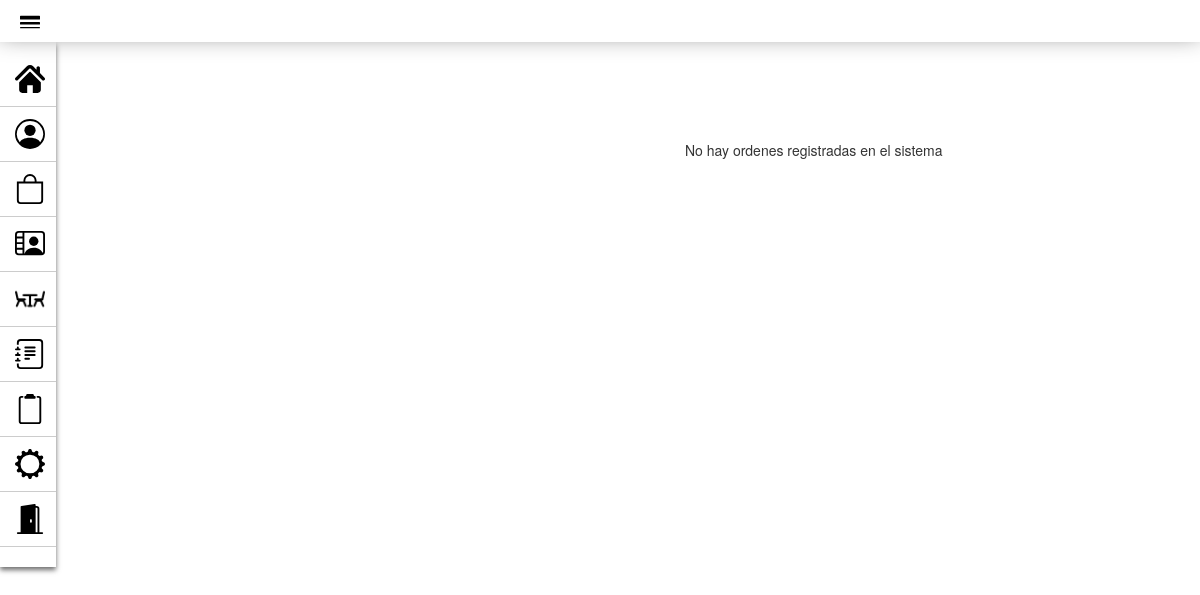
The app's page /PAGINA_GestionOrdenes.php, older data.
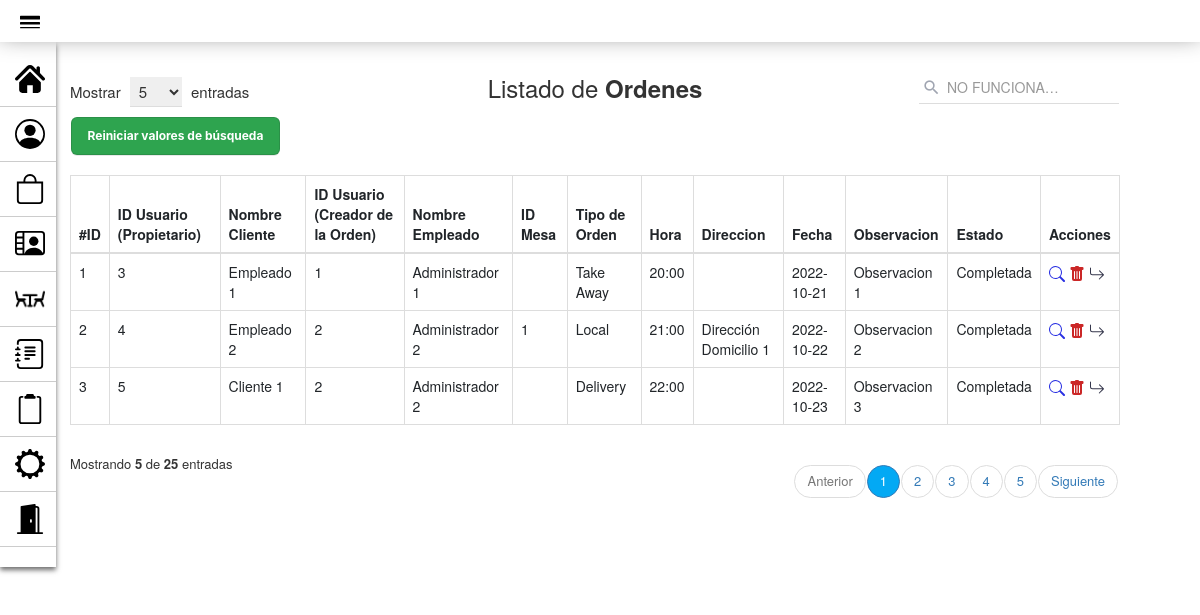
The same page, newer data.
### tables this page shows
CREATE TABLE `orden` (
  `id_orden` int(10) PRIMARY KEY NOT NULL AUTO_INCREMENT COMMENT 'ID de la orden',  
  `cliente_orden` int(10) NULL COMMENT 'Cliente al que le corresponde la orden',
  `empleado_orden` int(10) NULL COMMENT 'Empleado que realizó la orden',
  `mesa_orden` int(10) NULL COMMENT 'Mesa asignada a la orden',
  `tipo_orden` enum('Local','Take Away','Delivery') NULL COMMENT 'Tipo de orden',
  `hora` varchar(5) NOT NULL COMMENT 'Hora de la orden',
  `direccion` varchar(80) NULL COMMENT 'Dirección de la orden',
  `fecha` date NOT NULL COMMENT 'Fecha de la orden realizada',
  `observacion` varchar(90) NULL COMMENT 'Comentarios para el pedido',
  `estado_orden` enum('Generandose...','Pendiente','En Proceso','Completada') NOT NULL COMMENT 'Estado de la orden',
  CONSTRAINT cliente_orden FOREIGN KEY (cliente_orden) REFERENCES usuario(id_usuario),
  CONSTRAINT empleado_orden FOREIGN KEY (empleado_orden) REFERENCES usuario(id_usuario),
  CONSTRAINT mesa_orden FOREIGN KEY (mesa_orden) REFERENCES mesa(id_mesa)
);

### modelo/conexion.php (called while the page is built)
<?php
class Conectar{
    public static function conexion (){
        try{
            $host ="localhost";
            $user ="root";
            $pass="";
            $bd="proyecto_grupo2";
            $con = mysqli_connect($host,$user,$pass);
            mysqli_select_db($con,$bd);
            return $con;
        }catch(Exception $e){
    die('Error'.$e->getMessage());
    echo "La linea de error " . $e->getLine();
        }
    }
    }
?>

### modelo/Orden.php (called while the page is built, shortened)
<?php
class Orden
{
    private $con;
    private $orden;
    public function __construct()
    {
        require_once("conexion.php");
        $this->con = conectar::conexion();
    }
    public function listar_ordenes()
    {
        $sql = "SELECT *
        FROM orden ORDER BY id_orden";
        $query = mysqli_query($this->con, $sql);
        while ($filas = mysqli_fetch_array($query)) {
            $this->orden[] = $filas;
        }
        return $this->orden;
    }
}
?>

### vista/Orden_VISTA.php (the view, shortened to what the changed rows need)
<!DOCTYPE html>
<html lang="es">
<head>
    <link rel="stylesheet" href="assets/styles2.css">
    <link href="https://cdn.jsdelivr.net/npm/bootstrap@5.2.0/dist/css/bootstrap.min.css" rel="stylesheet">
    <link href="https://maxcdn.bootstrapcdn.com/bootstrap/3.3.7/css/bootstrap.min.css" rel="stylesheet">
</head>
<body>
    <div class="container">
        <div class="table-responsive">
            <div class="table-wrapper">
                <div class="table-title">
                    <div class="row">
                        <div class="col-xs-4">
                            <div class="show-entries">
                                <span>Mostrar</span>
                                <select>
                                    <option>5</option>
                                </select>
                                <span>entradas</span>
                            </div>
                        </div>
                        <div class="col-xs-4">
                            <h2 class="text-center">Listado de <b>Ordenes</b></h2>
                        </div>
                        <?php require_once("vista/BUSCAR_Orden_VISTA.php"); ?>
                        <table class="table table-bordered">
                            <thead>
                                <tr>
                                    <th>#ID</th>
                                    <th>ID Usuario (Propietario)</th>
                                    <th>Nombre Cliente</th>
                                    <th>ID Usuario (Creador de la Orden)</th>
                                    <th>Nombre Empleado</th>
                                    <th>ID Mesa</th>
                                    <th>Tipo de Orden</th>
                                    <th>Hora</th>
                                    <th>Direccion</th>
                                    <th>Fecha</th>
                                    <th>Observacion</th>
                                    <th>Estado</th>
                                    <th>Acciones</th>
                                </tr>
                            </thead>
                            <tbody>
                                <?php foreach ($matrizOrden as $orden) : ?>
                                    <tr>
                                        <td scope="row"><?php echo $orden['id_orden'] ?></td>
                                        <td><?php echo $orden['cliente_orden'] ?></td>
                                        <td><?php echo $_SESSION['cliente_orden'] ?></td>
                                        <td><?php echo $orden['empleado_orden'] ?></td>
                                        <td><?php echo $_SESSION['empleado_orden'] ?></td>
                                        <td><?php echo $orden['mesa_orden'] ?></td>
                                        <td><?php echo $orden['tipo_orden'] ?></td>
                                        <td><?php echo $orden['hora'] ?></td>
                                        <td><?php echo $orden['direccion'] ?></td>
                                        <td><?php echo $orden['fecha'] ?></td>
                                        <td><?php echo $orden['observacion'] ?></td>
                                        <td><?php echo $orden['estado_orden'] ?></td>
                                        <td>
                                            <a href="PAGINA_VerOrden.php?id=<?php echo $orden['id_orden'] ?>" title="Ver Orden"><img src="assets/iconos/icono-lupa.svg"></a>
                                            <a href="controlador/eliminar_Orden_controlador.php?id=<?php echo $orden['id_orden'] ?>" title="Eliminar" onclick="javascript:return asegurar();"><img src="assets/iconos/icono-papelera.svg"></a>
                                            <a href="controlador/AvanzarEstadoOrden_controlador.php?id=<?php echo $orden['id_orden'] ?>" title="Avanzar Estado"><img src="assets/iconos/icono-flecha.svg"></a>
                                        </td>
                                    </tr>
                                <?php endforeach; ?>
                            </tbody>
                        </table>
                        <div class="clearfix">
                            <div class="hint-text">Mostrando <b>5</b> de <b>25</b> entradas</div>
                            <ul class="pagination">
                                <li class="page-item disabled"><a href="#">Anterior</a></li>
                                <li class="page-item active"><a href="#" class="page-link">1</a></li>
                                <li class="page-item"><a href="#" class="page-link">2</a></li>
                                <li class="page-item"><a href="#" class="page-link">3</a></li>
                                <li class="page-item"><a href="#" class="page-link">4</a></li>
                                <li class="page-item"><a href="#" class="page-link">5</a></li>
                                <li class="page-item"><a href="#" class="page-link">Siguiente</a></li>
                            </ul>
                        </div>
                    </div>
                </div>
</body>
</html>

### controlador/Ordenes_controlador.php
<?php
require_once("modelo/Orden.php");
$orden = new Orden();
$matrizOrden = $orden->listar_ordenes();
if ($matrizOrden) {
    require_once("vista/Orden_VISTA.php");
} else {
?>
    <div class="no_hay_registros">
        <?php echo "No hay ordenes registradas en el sistema"; ?>
    </div>
<?php
}
?>

### vista/BUSCAR_Orden_VISTA.php (shortened to what the changed rows need)
<!DOCTYPE html>
<html lang="es">
<head>
</head>
<body>
    <div class="col-xs-4">
        <form method="POST">
            <div class="search-box">
                <div class="input-group" type="text" name="busqueda">
                    <span class="input-group-addon"><i class="material-icons">&#xE8B6;</i></span>
                    <input type="text" name="reserva" class="form-control" placeholder="NO FUNCIONA&hellip;">
                </div>
            </div>
    </div>
    <div><input class="button-1" type="submit" value="Reiniciar valores de búsqueda"></input></div>
    </div>
    </div>
</body>
</html>

Row changes from the older to the newer data that the page shows:
added orden: id_orden "1", cliente_orden "3", cliente_orden "Empleado 1", empleado_orden "1", empleado_orden "Administrador 1", tipo_orden "Take Away", hora "20:00", fecha "2022-10-21", observacion "Observacion 1", estado_orden "Completada"
added orden: id_orden "2", cliente_orden "4", cliente_orden "Empleado 2", empleado_orden "2", empleado_orden "Administrador 2", mesa_orden "1", tipo_orden "Local", hora "21:00", direccion "Dirección Domicilio 1", fecha "2022-10-22", observacion "Observacion 2", estado_orden "Completada"
added orden: id_orden "3", cliente_orden "5", cliente_orden "Cliente 1", empleado_orden "2", empleado_orden "Administrador 2", tipo_orden "Delivery", hora "22:00", fecha "2022-10-23", observacion "Observacion 3", estado_orden "Completada"
Text that changed along with them:
form field value: (not shown) → "5"
form field value: (not shown) → "Reiniciar valores de búsqueda"
text no longer shown: "No hay ordenes registradas en el sistema"
text now shown: "Mostrar entradas Listado de Ordenes #ID ID Usuario (Propietario) Nombre Cliente ID Usuario (Creador de la Orden) Nombre Empleado ID Mesa Tipo de Orden Hora Direccion Fecha Observacion Estado Acciones Mostrando 5 de 25 entradas Anterior 1 2 3 4 5 Siguiente"
